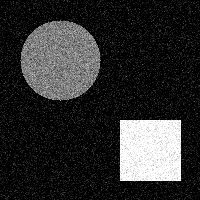
#> input picture results/noisy.png, 200 x 200 px
$ python region_growing.py
#> lines starting #> are read from the running program, lines starting #| are printed output that depends on the picture; after the words box and inside, x2 and y2 are one past the last pixel; in counts of white or black regions, pixels touching at a corner belong together
import cv2
import numpy as np
from collections import deque
from matplotlib import pyplot as plt

def region_grow(img, seeds, thresh):
    h, w = img.shape
    seg = np.zeros_like(img, dtype=np.uint8)
    visited = np.zeros_like(img, bool)
    q = deque(seeds)
    for y,x in seeds:
        seg[y,x] = 255
        visited[y,x] = True

    while q:
        y, x = q.popleft()
        for dy in (-1,0,1):
            for dx in (-1,0,1):
                ny, nx = y+dy, x+dx
                if 0 <= ny < h and 0 <= nx < w and not visited[ny,nx]:
                    if abs(int(img[ny,nx]) - int(img[y,x])) <= thresh:
                        seg[ny,nx] = 255
                        visited[ny,nx] = True
                        q.append((ny,nx))
    return seg

# load noisy image
noisy = cv2.imread('../results/noisy.png', cv2.IMREAD_GRAYSCALE)
#> noisy is the input picture: shape (200, 200); min 0, max 255, mean 46.3

# define seed points inside circle and square
seeds = [(60,60), (150,150)]
thresh = 20

segmented = region_grow(noisy, seeds, thresh)
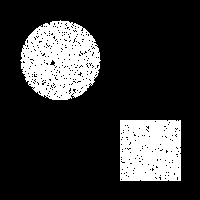
#> segmented: shape (200, 200); 20.2% white; 2 white regions, box (x1, y1, x2, y2) and area: (20, 20, 101, 100) 4532, (120, 120, 181, 181) 3561
cv2.imwrite('../results/region_growing.png', segmented)

# visualize
plt.figure(figsize=(6,6))
plt.title('Region Growing')
plt.imshow(segmented, cmap='gray')
plt.axis('off')
plt.show()
